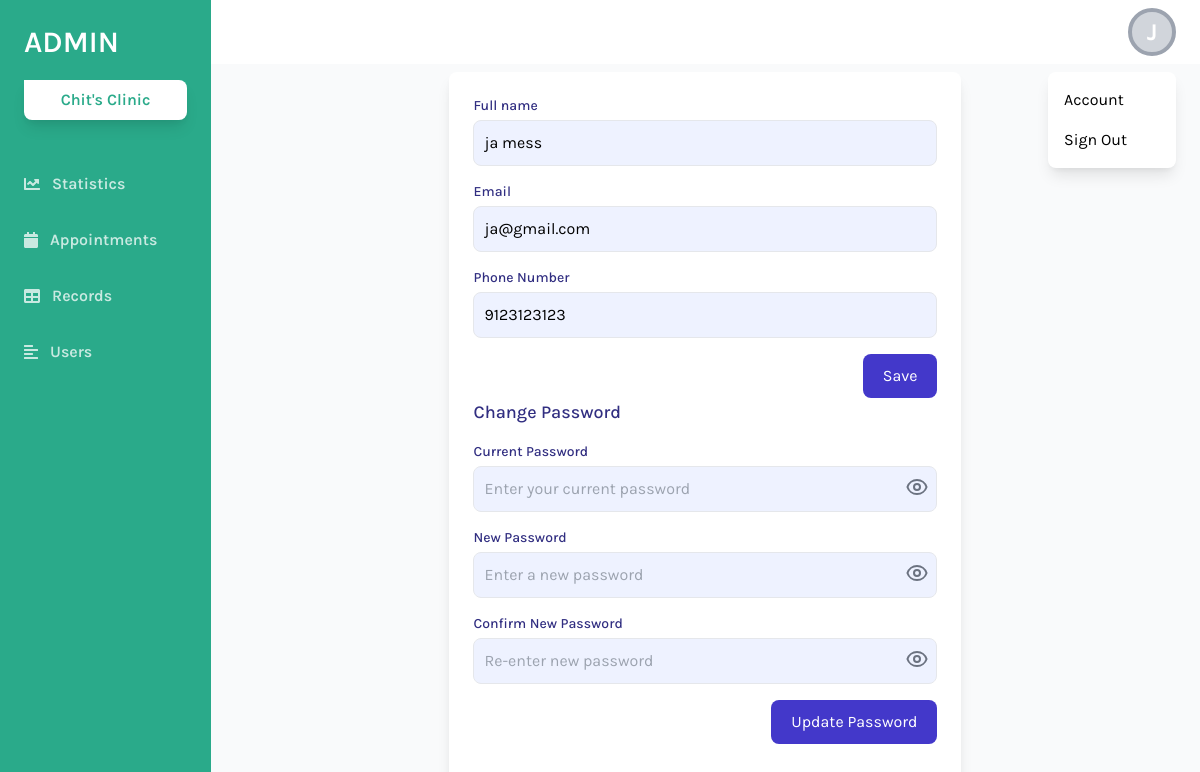
The app's page /admin/userSetting.php (signed in), older data.
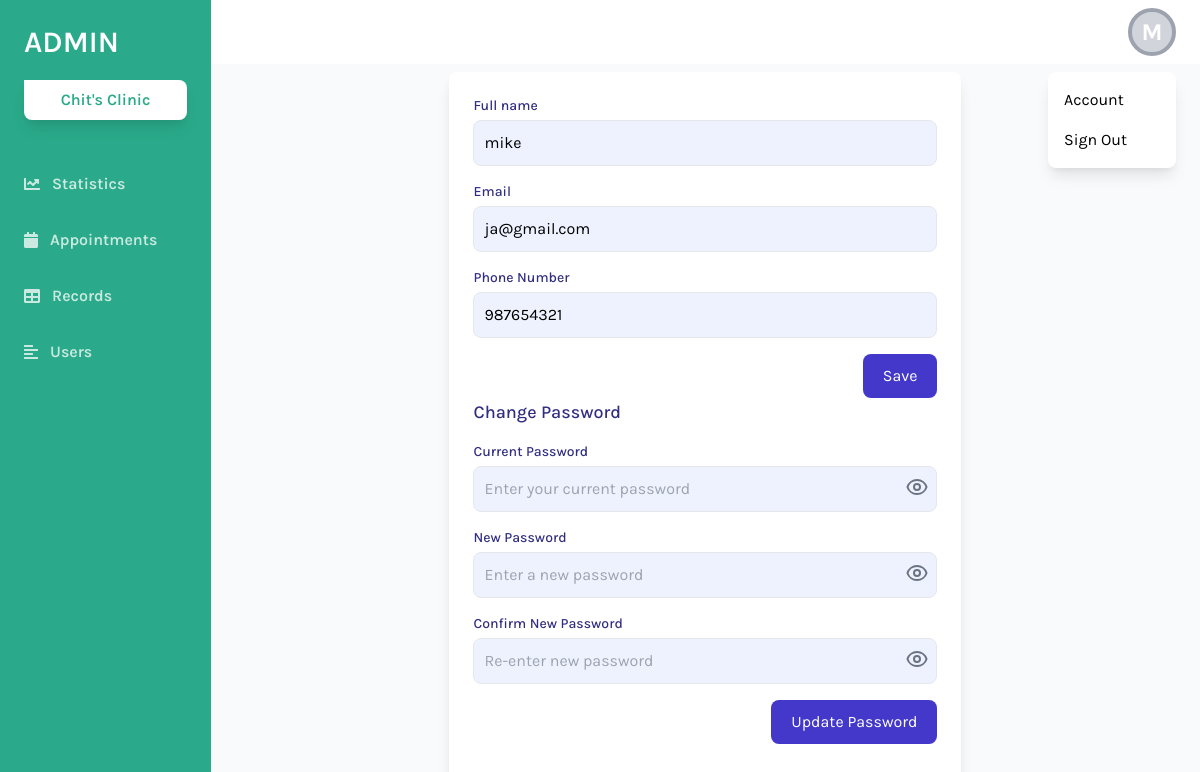
The same page, newer data.
### tables this page shows
CREATE TABLE `user` (
  `Id` int(11) NOT NULL,
  `Email` varchar(24) NOT NULL,
  `Password` varchar(100) NOT NULL,
  `FName` varchar(24) NOT NULL,
  `Address` varchar(30) NOT NULL,
  `Phone` bigint(20) NOT NULL,
  `UserType` varchar(11) NOT NULL,
  `reset_token_hash` varchar(64) DEFAULT NULL,
  `reset_token_expires_at` datetime DEFAULT NULL,
  `ConfirmationCode` int(24) DEFAULT NULL,
  `Status` varchar(60) NOT NULL
);

### admin/userSetting.php (the view, shortened to what this page needs)
<?php
include 'db.php';
$user_id = $_SESSION['user_id'];
$sql = "SELECT FName, Email, Address, Phone, Password FROM user WHERE id = ?";
$stmt = $conn->prepare($sql);
$stmt->bind_param("i", $user_id);
$stmt->execute();
$result = $stmt->get_result();
$user = $result->fetch_assoc();
?>
<!DOCTYPE html>
<html lang="en">
<head>
    <link href="https://cdnjs.cloudflare.com/ajax/libs/tailwindcss/2.2.19/tailwind.min.css" rel="stylesheet">
</head>
<body class="bg-gray-100 font-family-karla flex">
        <aside class="relative bg-sidebar h-screen w-64 hidden sm:block shadow-xl">
            <div class="p-6">
                <a href="index.php" class="text-white text-3xl font-semibold uppercase hover:text-gray-300">Admin</a>
                <button class="w-full bg-white cta-btn font-semibold py-2 mt-5 rounded-br-lg rounded-bl-lg rounded-tr-lg shadow-lg hover:shadow-xl hover:bg-gray-300 flex items-center justify-center">
                    <i ></i> Chit's Clinic
                </button>
            </div>
            <nav class="text-white text-base font-semibold pt-3">
            <a href="index.php" class="flex items-center text-white opacity-75 hover:opacity-100 py-4 pl-6 nav-item">
                    <i class="fas fa-chart-line  mr-3"></i> Statistics
                </a>
                <a href="blank.php" class="flex items-center text-white opacity-75 hover:opacity-100 py-4 pl-6 nav-item">
                <i class="fas fa-calendar mr-3"></i> Appointments
                </a>
                <a href="tables.php" class="flex items-center text-white opacity-75 hover:opacity-100 py-4 pl-6 nav-item">
                    <i class="fas fa-table mr-3"></i> Records
                </a>
                <a href="forms.php" class="flex items-center text-white opacity-75 hover:opacity-100 py-4 pl-6 nav-item">
                    <i class="fas fa-align-left mr-3"></i> Users
                </a>
            </nav>
        </aside>
        <div class="relative w-full flex flex-col h-screen overflow-y-hidden">
            <header class="w-full items-center bg-white py-2 px-6 hidden sm:flex">
                <div x-data="{ isOpen: false }" class="relative w-1/2 flex justify-end">
                <button @click="isOpen = !isOpen" class="relative z-10 w-12 h-12 rounded-full overflow-hidden border-4 border-gray-400 hover:border-gray-300 focus:border-gray-300 focus:outline-none bg-gray-300 flex items-center justify-center text-white font-bold text-xl">
    <?php
    $full_name = htmlspecialchars($user['FName']);
    $initials = "?";
    if (!empty($full_name)) {
        $first_name = strtok($full_name, ' ');
        $initials = strtoupper(substr($first_name, 0, 1));
    }
    ?>
    <span class="text-center" style="font-size: 1.5rem;"><?= $initials; ?></span>
</button>
                    <button x-show="isOpen" @click="isOpen = false" class="h-full w-full fixed inset-0 cursor-default"></button>
                    <div x-show="isOpen" class="absolute w-32 bg-white rounded-lg shadow-lg py-2 mt-16">
                        <a href="userSetting.php" class="block px-4 py-2 account-link hover:text-white">Account</a>
                        <a href="logout.php" class="block px-4 py-2 account-link hover:text-white">Sign Out</a>
                    </div>
                </div>
            </header>
            <div class="w-full h-screen flex items-center justify-center bg-gray-50">
        <div class="w-full max-w-lg p-6 bg-white shadow-lg rounded-lg">
            <form action="function/update.php" method="POST">
            <div class="mb-4">
    <label for="FName" class="block text-sm font-medium text-indigo-900">Full name</label>
    <input type="text" id="FName" name="FName"
        class="w-full p-2.5 mt-1 border rounded-lg bg-indigo-50 focus:outline-none focus:ring-2 focus:ring-indigo-400"
        value="<?php echo htmlspecialchars($user['FName']); ?>" required>
</div>
<div class="mb-4">
    <label for="Email" class="block text-sm font-medium text-indigo-900">Email</label>
    <input type="email" id="Email" name="Email"
        class="w-full p-2.5 mt-1 border rounded-lg bg-indigo-50 focus:outline-none focus:ring-2 focus:ring-indigo-400"
        value="<?php echo htmlspecialchars($user['Email']); ?>" required>
</div>
<div class="mb-4">
    <label for="Phone" class="block text-sm font-medium text-indigo-900">Phone Number</label>
    <input id="Phone" name="Phone" placeholder="09xxxxxxxxx" type="tel" required maxlength="11"
        class="w-full p-2.5 mt-1 border rounded-lg bg-indigo-50 focus:outline-none focus:ring-2 focus:ring-indigo-400"
        oninput="this.value = this.value.replace(/[^0-9]/g, '')"
        value="<?php echo htmlspecialchars($user['Phone']); ?>" required>
</div>
                <div class="flex justify-end">
                    <button type="submit"
                        class="px-5 py-2.5 text-white bg-indigo-700 hover:bg-indigo-800 rounded-lg focus:ring-4 focus:outline-none focus:ring-indigo-300">
                        Save
                    </button>
                </div>
                </form>
                <form action="function/change_password.php"id="passwordForm" method="POST">
                <div class="mb-6">
                    <h2 class="text-lg font-medium text-indigo-900 mb-4">Change Password</h2>
<div class="mb-4 relative">
    <label for="current_password" class="block text-sm font-medium text-indigo-900">Current Password</label>
    <div class="relative">
        <input
            type="password"
            id="current_password"
            name="current_password"
            class="w-full p-2.5 mt-1 border rounded-lg bg-indigo-50 focus:ring-2 focus:ring-indigo-400 pr-12"
            placeholder="Enter your current password" required
        />
        <button
            type="button"
            id="toggle-current"
            class="absolute inset-y-0 right-0 flex items-center justify-center w-10 h-full text-gray-500"
        >
        </button>
    </div>
</div>
<div class="mb-4 relative">
    <label for="new_password" class="block text-sm font-medium text-indigo-900">New Password</label>
    <div class="relative">
        <input
            type="password"
            id="new_password"
            name="new_password"
            class="w-full p-2.5 mt-1 border rounded-lg bg-indigo-50 focus:ring-2 focus:ring-indigo-400 pr-12"
            placeholder="Enter a new password" required
        />
        <button
            type="button"
            id="toggle-new"
            class="absolute inset-y-0 right-0 flex items-center justify-center w-10 h-full text-gray-500"
        >
        </button>
    </div>
</div>
<div class="mb-4 relative">
    <label for="confirm_password" class="block text-sm font-medium text-indigo-900">Confirm New Password</label>
    <div class="relative">
        <input
            type="password"
            id="confirm_password"
            name="confirm_password"
            class="w-full p-2.5 mt-1 border rounded-lg bg-indigo-50 focus:ring-2 focus:ring-indigo-400 pr-12"
            placeholder="Re-enter new password" required
        />
        <button
            type="button"
            id="toggle-confirm"
            class="absolute inset-y-0 right-0 flex items-center justify-center w-10 h-full text-gray-500"
        >
        </button>
    </div>
</div>
                    <div class="flex justify-end">
                        <button type="submit"
                            class="px-5 py-2.5 text-white bg-indigo-700 hover:bg-indigo-800 rounded-lg focus:ring-4 focus:ring-indigo-300">
                            Update Password
                        </button>
                    </div>
                </div>
                </form>
        </div>
    </div>
            </div>
</body>
</html>

### admin/userSetting.php (style rules this page uses)
.font-family-karla { font-family: karla; }
.bg-sidebar { background: #2AAA8A; }
.cta-btn { color: #2AAA8A; }

Row changes from the older to the newer data that the page shows:
changed user "ja@gmail.com": FName "J" → "M"; FName "ja mess" → "mike"; Phone "9123123123" → "987654321"
